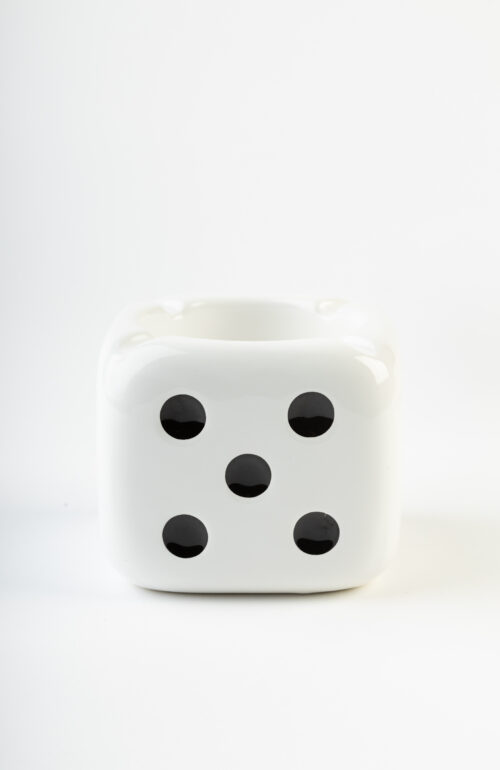
#> input picture kostka.jpg, 500 x 770 px
$ python main2.py   (older library calls are emulated)
#> lines starting #> are read from the running program, lines starting #| are printed output that depends on the picture; after the words box and inside, x2 and y2 are one past the last pixel; in counts of white or black regions, pixels touching at a corner belong together
import cv2
import random
import time
from statistics import mean
import matplotlib.pyplot as plt
import numpy as np


img = cv2.imread("kostka.jpg")
#> img is the input picture: shape (770, 500, 3); mean B, G, R 232.5, 233.6, 233

plt.figure()
plt.title("Kostka")
print(type(img))
#| <class 'numpy.ndarray'>
plt.imshow(img)


img_grayscale = cv2.cvtColor(img,cv2.COLOR_RGB2GRAY)
plt.figure()
plt.title("Sedoton1")
plt.imshow(img_grayscale,cmap="gray")


laplacian = cv2.Laplacian(img_grayscale,cv2.CV_64F)
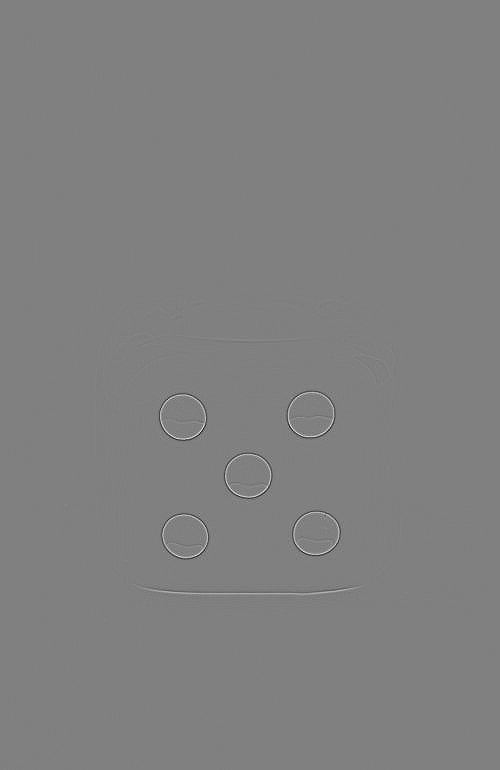
#> laplacian: shape (770, 500) float64; min -221, max 218, mean 0; drawn with min black and max white
sobelx = cv2.Sobel(img_grayscale,cv2.CV_64F,1,0,ksize=15)
sobely = cv2.Sobel(img_grayscale,cv2.CV_64F,0,1,ksize=15)
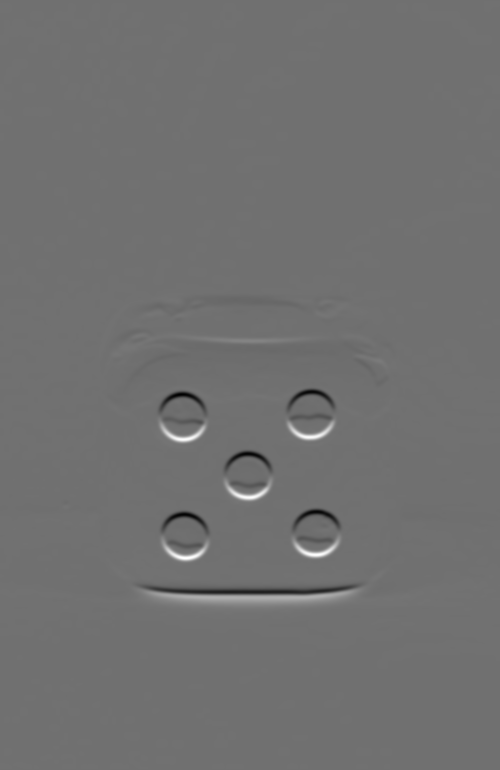
#> sobely: shape (770, 500) float64; min -4.57e+09, max 5.74e+09, mean 454869.3; drawn with min black and max white

plt.figure()
plt.title("laplacian")
plt.imshow(laplacian,cmap="gray")

plt.figure()
plt.title("sobelx")
plt.imshow(sobelx,cmap="gray")


plt.figure()
plt.title("sobely")
plt.imshow(sobely,cmap="gray")


img_scene= cv2.cvtColor(img, cv2.COLOR_BGR2RGB)
plt.figure()
plt.title("Scera - barvy fixed")
plt.imshow(img_scene)

img_grayscale2 = cv2.cvtColor(img_scene,cv2.COLOR_RGB2GRAY)
plt.figure()
plt.title("Sedoton2")
plt.imshow(img_grayscale,cmap="gray")


img_gray = img_grayscale -img_grayscale2
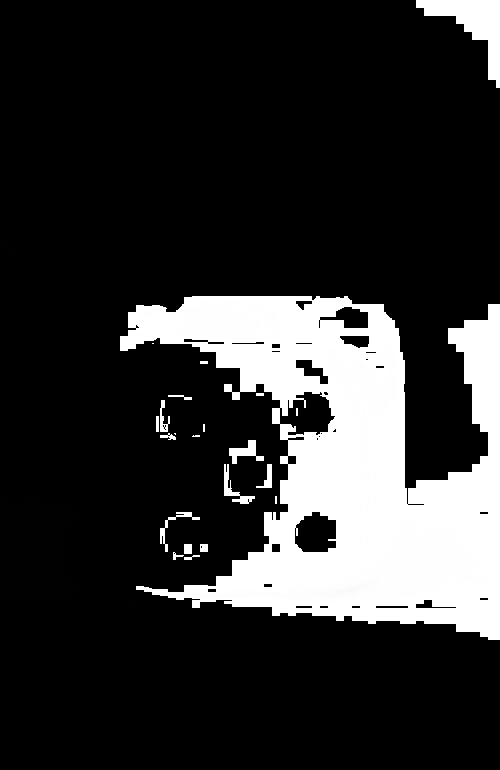
#> img_gray: shape (770, 500); min 0, max 255, mean 47.4
plt.figure()
plt.title("ROZDIL")
plt.imshow(img_gray,cmap="gray")


#nacteni pozadi
img_background = cv2.imread("kostka.jpg")
img_grayscale_background = cv2.cvtColor(img_background,cv2.COLOR_RGB2GRAY)
plt.figure()
plt.title("Sedoton pozadi")
plt.imshow(img_grayscale_background,cmap="gray")

#odecteni pozadi
img_subtracted = cv2.subtract(img_grayscale_background,img_grayscale2)
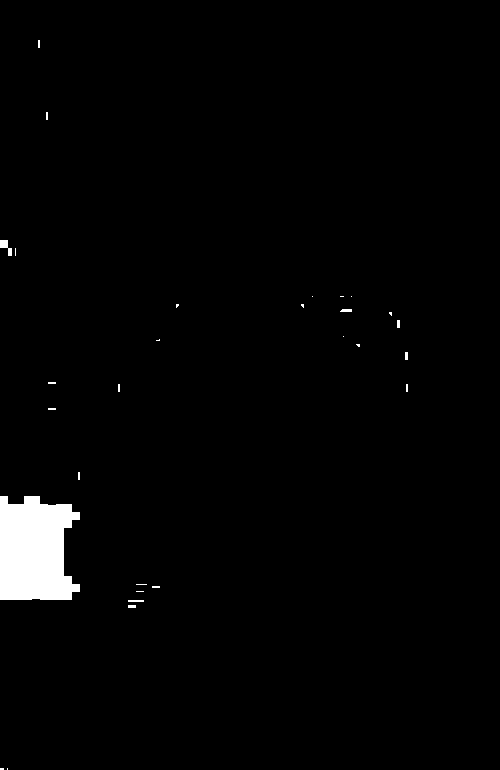
#> img_subtracted: shape (770, 500); values 0 (black) and 1 (white), 1.9% white; 29 white regions (22 under 20 px), largest, box (x1, y1, x2, y2) and area: (0, 496, 80, 600) 6832, (0, 240, 12, 256) 96, (340, 309, 352, 312) 33
plt.figure()
plt.title("po odecteni pozadi")
plt.imshow(img_subtracted,cmap="gray",vmin=0,vmax=255)


#prahování
_,img_threshol = cv2.threshold(img_subtracted,120,255,cv2.THRESH_BINARY)
#> img_threshol: shape (770, 500); every value is 0
plt.figure()
plt.title("prahování")
plt.imshow(img_threshol,cmap="gray",vmin=0,vmax=255)

#eroze
kernel = np.ones((5,5), np.uint8)

image_threshold = cv2.erode(img_threshol, kernel, iterations=2)
plt.figure()
plt.title("eroze")
plt.imshow(image_threshold,cmap="gray",vmin=0,vmax=255)


#dilatace
image_threshold_dil = cv2.dilate(image_threshold,kernel, iterations=8)
plt.figure()
plt.title("dilatace")
plt.imshow(image_threshold_dil,cmap="gray",vmin=0,vmax=255)


#vykreslení výsledku do původního obrázku
contours, hierarchy = cv2.findContours(image_threshold_dil,cv2.RETR_TREE,cv2.CHAIN_APPROX_SIMPLE)
#> contours = []
target_contours = []
for contour in contours:
    contour_area = cv2.contourArea(contour)
    if contour_area >300:
        target_contours.append(contour)
#> this loop made 0 passes
#> after the loop, target_contours = []
cv2.drawContours(img_scene,target_contours, -1,(0,255,0),3)
print(len(target_contours))
#| 0
plt.figure()
plt.title("nalezene kontury v oprahovanem obrazku (bet pozadí): {}".format(len(target_contours)))
plt.imshow(img_scene)

#nalezení kruhu pomocí Houghovy transformace
circle = cv2.HoughCircles(img_grayscale,cv2.HOUGH_GRADIENT,1,5,param1=50,param2=30,minRadius=10,maxRadius=30)
#> circle = [[248.5, 475.5, 22.2], [184.5, 535.5, 22.3], [316.5, 532.5, 21.7], [181.5, 416.5, 22.8], [311.5, 414.5, 23.3]]

circles = np.uint16(np.around(circle))
#> circles = [[248, 476, 22], [184, 536, 22], [316, 532, 22], [182, 416, 23], [312, 414, 23]]
for circle in circles[0,:]:
    #vykreslení kruhu
    cv2.circle(img,(circle[0],circle[1]),circle[2],(0,255,0),8)
    #vykreslení středu kruhu
    cv2.circle(img,(circle[0],circle[1]),2,(0,255,0),3)
#> this loop made 5 passes

plt.figure()
plt.title("nalezene kruhy v obrazku jedné kostky")
plt.imshow(img)

#konvoluce příprava - doostření
kernel = np.array([
    [0,-1,0],
    [-1,5,-1],
    [0,-1,0],
])

convolved_image = np.zeros((img_grayscale.shape[0] - kernel.shape[0]+1, img_grayscale.shape[1] - kernel.shape[1]+1))
print(img_grayscale.shape)
#| (770, 500)
print(convolved_image.shape)
#| (768, 498)


#konvoluce výpočet
for i in range(convolved_image.shape[0]):
    for j in range(convolved_image.shape[1]):
        patch = img_grayscale[i:i+kernel.shape[0],j:j+kernel.shape[1]]
        result = (patch* kernel).sum()
        convolved_image[i,j] = result
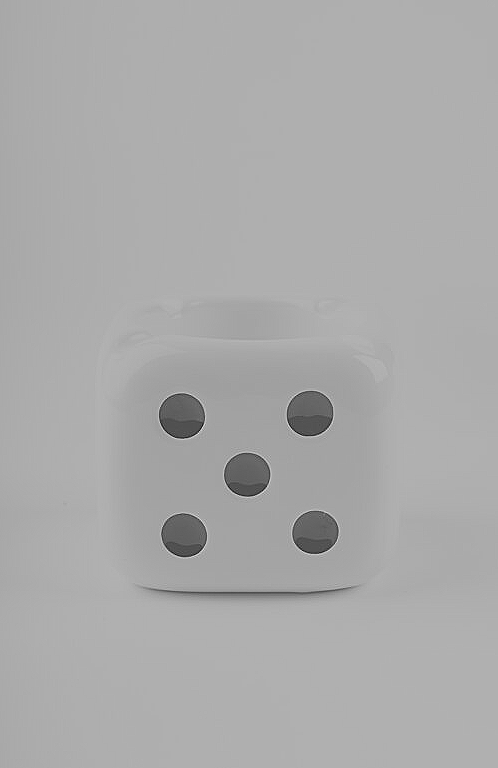
#> convolved_image: shape (768, 498) float64; min -202, max 447, mean 233; drawn with min black and max white

plt.figure()
plt.title("doostreny obrazek")
plt.imshow(convolved_image, cmap="gray")
plt.show()
